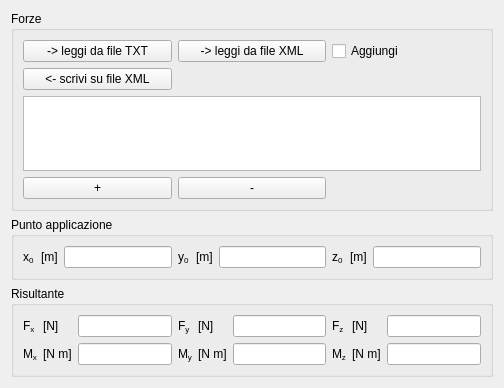
<?xml version="1.0" encoding="UTF-8"?>
<ui version="4.0">
 <class>LoadResultantGUI</class>
 <widget class="QWidget" name="LoadResultantGUI">
  <property name="geometry">
   <rect>
    <x>0</x>
    <y>0</y>
    <width>504</width>
    <height>388</height>
   </rect>
  </property>
  <property name="windowTitle">
   <string>Form</string>
  </property>
  <layout class="QGridLayout" name="gridLayout_4">
   <item row="0" column="0">
    <widget class="QGroupBox" name="groupBox">
     <property name="title">
      <string>Forze</string>
     </property>
     <layout class="QGridLayout" name="gridLayout">
      <item row="0" column="1">
       <widget class="QPushButton" name="dataFromFileXMLPushButton">
        <property name="text">
         <string>-&gt; leggi da file XML</string>
        </property>
       </widget>
      </item>
      <item row="0" column="0">
       <widget class="QPushButton" name="dataFromFileTXTPushButton">
        <property name="text">
         <string>-&gt; leggi da file TXT</string>
        </property>
       </widget>
      </item>
      <item row="2" column="0" colspan="3">
       <widget class="QTableView" name="tableViewF"/>
      </item>
      <item row="3" column="0">
       <widget class="QPushButton" name="addFPushButton">
        <property name="text">
         <string>+</string>
        </property>
       </widget>
      </item>
      <item row="3" column="1">
       <widget class="QPushButton" name="delFPushButton">
        <property name="text">
         <string>-</string>
        </property>
       </widget>
      </item>
      <item row="1" column="0">
       <widget class="QPushButton" name="dataToFileXMLPushButton">
        <property name="text">
         <string>&lt;- scrivi su file XML</string>
        </property>
       </widget>
      </item>
      <item row="0" column="2">
       <widget class="QCheckBox" name="addDataCheckBox">
        <property name="text">
         <string>Aggiungi</string>
        </property>
       </widget>
      </item>
     </layout>
    </widget>
   </item>
   <item row="1" column="0">
    <widget class="QGroupBox" name="PGroupBox">
     <property name="title">
      <string>Punto applicazione</string>
     </property>
     <layout class="QGridLayout" name="gridLayout_2">
      <item row="0" column="2">
       <widget class="QLineEditValue" name="xPLineEdit"/>
      </item>
      <item row="0" column="5">
       <widget class="QLineEditValue" name="yPLineEdit"/>
      </item>
      <item row="0" column="3">
       <widget class="QLabelRichName" name="yPLabel">
        <property name="text">
         <string>&lt;html&gt;&lt;head/&gt;&lt;body&gt;&lt;p&gt;y&lt;span style=&quot; vertical-align:sub;&quot;&gt;0&lt;/span&gt;&lt;/p&gt;&lt;/body&gt;&lt;/html&gt;</string>
        </property>
       </widget>
      </item>
      <item row="0" column="7">
       <widget class="QLabelUnitMeasure" name="zPUMLabel">
        <property name="text">
         <string>[m]</string>
        </property>
       </widget>
      </item>
      <item row="0" column="0">
       <widget class="QLabelRichName" name="xPLabel">
        <property name="text">
         <string>&lt;html&gt;&lt;head/&gt;&lt;body&gt;&lt;p&gt;x&lt;span style=&quot; vertical-align:sub;&quot;&gt;0&lt;/span&gt;&lt;/p&gt;&lt;/body&gt;&lt;/html&gt;</string>
        </property>
       </widget>
      </item>
      <item row="0" column="1">
       <widget class="QLabelUnitMeasure" name="xPUMLabel">
        <property name="text">
         <string>[m]</string>
        </property>
       </widget>
      </item>
      <item row="0" column="4">
       <widget class="QLabelUnitMeasure" name="yPUMLabel">
        <property name="text">
         <string>[m]</string>
        </property>
       </widget>
      </item>
      <item row="0" column="8">
       <widget class="QLineEditValue" name="zPLineEdit"/>
      </item>
      <item row="0" column="6">
       <widget class="QLabelRichName" name="zPLabel">
        <property name="text">
         <string>&lt;html&gt;&lt;head/&gt;&lt;body&gt;&lt;p&gt;z&lt;span style=&quot; vertical-align:sub;&quot;&gt;0&lt;/span&gt;&lt;/p&gt;&lt;/body&gt;&lt;/html&gt;</string>
        </property>
       </widget>
      </item>
     </layout>
    </widget>
   </item>
   <item row="2" column="0">
    <widget class="QGroupBox" name="ResultantGroupBox">
     <property name="title">
      <string>Risultante</string>
     </property>
     <layout class="QGridLayout" name="gridLayout_3">
      <item row="1" column="1">
       <widget class="QLabelUnitMeasure" name="MxUMLabel">
        <property name="text">
         <string>[N m]</string>
        </property>
       </widget>
      </item>
      <item row="0" column="1">
       <widget class="QLabelUnitMeasure" name="FxUMLabel">
        <property name="text">
         <string>[N]</string>
        </property>
       </widget>
      </item>
      <item row="0" column="2">
       <widget class="QLineEditValue" name="FxLineEdit"/>
      </item>
      <item row="0" column="0">
       <widget class="QLabelRichName" name="FxLabel">
        <property name="text">
         <string>&lt;html&gt;&lt;head/&gt;&lt;body&gt;&lt;p&gt;F&lt;span style=&quot; vertical-align:sub;&quot;&gt;x&lt;/span&gt;&lt;/p&gt;&lt;/body&gt;&lt;/html&gt;</string>
        </property>
       </widget>
      </item>
      <item row="1" column="5">
       <widget class="QLineEditValue" name="MyLineEdit"/>
      </item>
      <item row="1" column="3">
       <widget class="QLabelRichName" name="MyLabel">
        <property name="text">
         <string>&lt;html&gt;&lt;head/&gt;&lt;body&gt;&lt;p&gt;M&lt;span style=&quot; vertical-align:sub;&quot;&gt;y&lt;/span&gt;&lt;/p&gt;&lt;/body&gt;&lt;/html&gt;</string>
        </property>
       </widget>
      </item>
      <item row="0" column="5">
       <widget class="QLineEditValue" name="FyLineEdit"/>
      </item>
      <item row="0" column="3">
       <widget class="QLabelRichName" name="FyLabel">
        <property name="text">
         <string>&lt;html&gt;&lt;head/&gt;&lt;body&gt;&lt;p&gt;F&lt;span style=&quot; vertical-align:sub;&quot;&gt;y&lt;/span&gt;&lt;/p&gt;&lt;/body&gt;&lt;/html&gt;</string>
        </property>
       </widget>
      </item>
      <item row="1" column="8">
       <widget class="QLineEditValue" name="MzLineEdit"/>
      </item>
      <item row="1" column="6">
       <widget class="QLabelRichName" name="MzLabel">
        <property name="text">
         <string>&lt;html&gt;&lt;head/&gt;&lt;body&gt;&lt;p&gt;M&lt;span style=&quot; vertical-align:sub;&quot;&gt;z&lt;/span&gt;&lt;/p&gt;&lt;/body&gt;&lt;/html&gt;</string>
        </property>
       </widget>
      </item>
      <item row="0" column="8">
       <widget class="QLineEditValue" name="FzLineEdit"/>
      </item>
      <item row="0" column="6">
       <widget class="QLabelRichName" name="FzLabel">
        <property name="text">
         <string>&lt;html&gt;&lt;head/&gt;&lt;body&gt;&lt;p&gt;F&lt;span style=&quot; vertical-align:sub;&quot;&gt;z&lt;/span&gt;&lt;/p&gt;&lt;/body&gt;&lt;/html&gt;</string>
        </property>
       </widget>
      </item>
      <item row="1" column="2">
       <widget class="QLineEditValue" name="MxLineEdit"/>
      </item>
      <item row="1" column="0">
       <widget class="QLabelRichName" name="MxLabel">
        <property name="text">
         <string>&lt;html&gt;&lt;head/&gt;&lt;body&gt;&lt;p&gt;M&lt;span style=&quot; vertical-align:sub;&quot;&gt;x&lt;/span&gt;&lt;/p&gt;&lt;/body&gt;&lt;/html&gt;</string>
        </property>
       </widget>
      </item>
      <item row="0" column="4">
       <widget class="QLabelUnitMeasure" name="FyUMLabel">
        <property name="text">
         <string>[N]</string>
        </property>
       </widget>
      </item>
      <item row="0" column="7">
       <widget class="QLabelUnitMeasure" name="FzUMLabel">
        <property name="text">
         <string>[N]</string>
        </property>
       </widget>
      </item>
      <item row="1" column="7">
       <widget class="QLabelUnitMeasure" name="MzUMLabel">
        <property name="text">
         <string>[N m]</string>
        </property>
       </widget>
      </item>
      <item row="1" column="4">
       <widget class="QLabelUnitMeasure" name="MyUMLabel">
        <property name="text">
         <string>[N m]</string>
        </property>
       </widget>
      </item>
     </layout>
    </widget>
   </item>
  </layout>
 </widget>
 <customwidgets>
  <customwidget>
   <class>QLabelRichName</class>
   <extends>QLabel</extends>
   <header>qlabelrichname.h</header>
  </customwidget>
  <customwidget>
   <class>QLabelUnitMeasure</class>
   <extends>QLabel</extends>
   <header>qlabelunitmeasure.h</header>
  </customwidget>
  <customwidget>
   <class>QLineEditValue</class>
   <extends>QLineEdit</extends>
   <header>qlineeditvalue.h</header>
  </customwidget>
 </customwidgets>
 <resources/>
 <connections/>
</ui>
